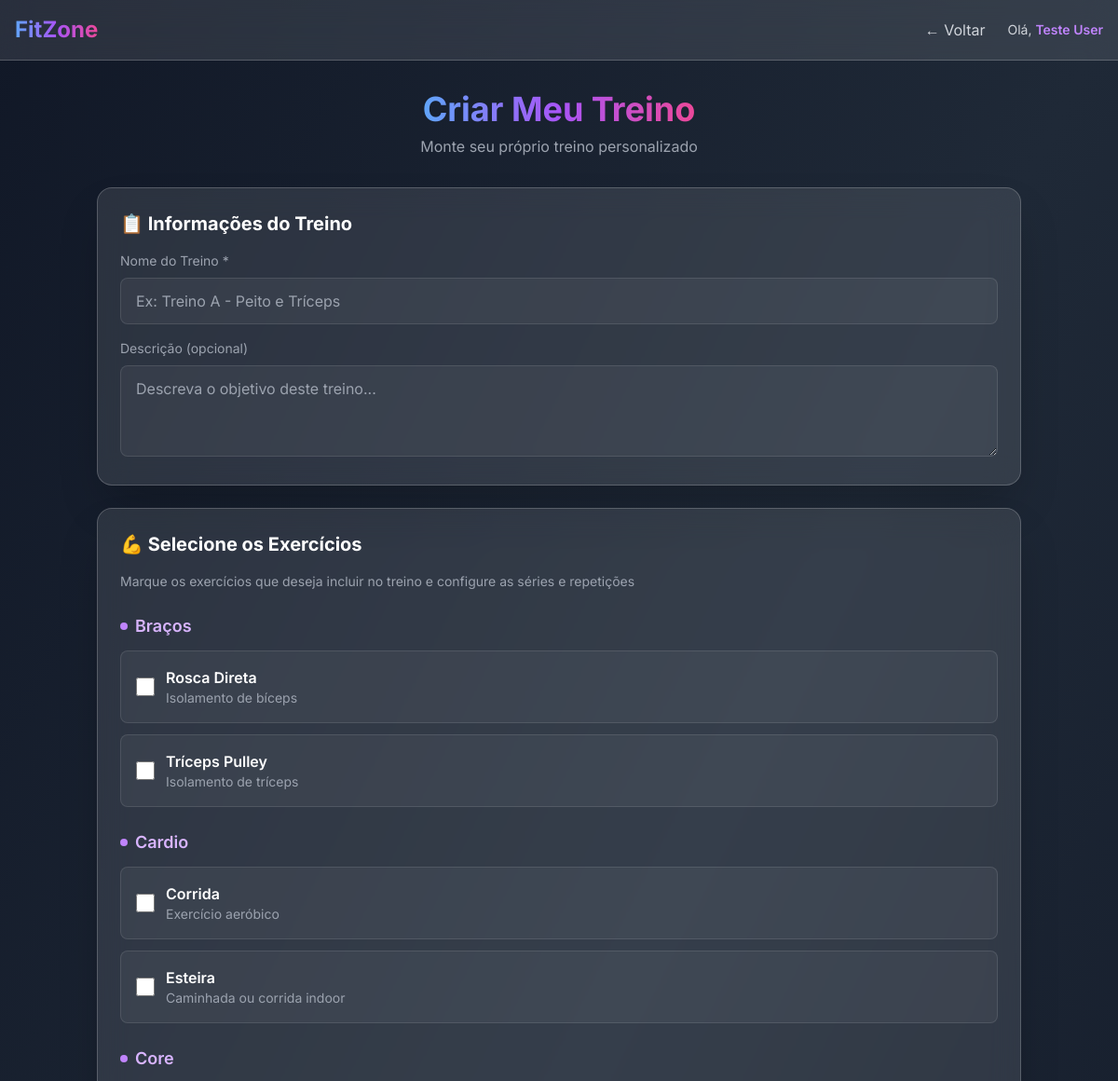
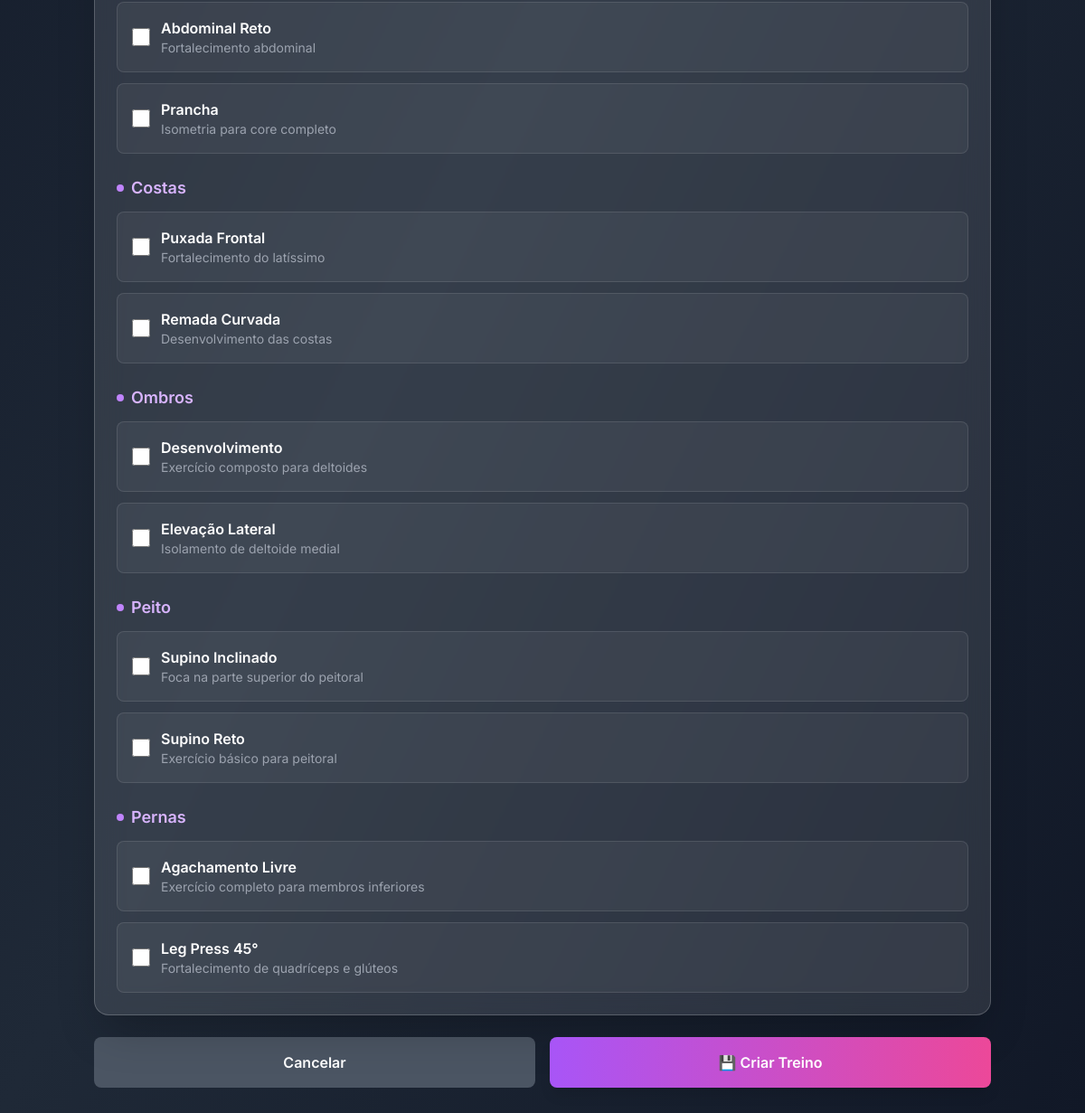
Page /app/criar-treino.php (signed in) on the committed database (2 pictures, top to bottom).
### tables this page shows
CREATE TABLE exercicios (
    id INTEGER PRIMARY KEY AUTOINCREMENT,
    nome TEXT NOT NULL UNIQUE,
    categoria TEXT CHECK(categoria IN ('Peito','Pernas','Cardio','Costas','Braços','Ombros','Core')),
    descricao TEXT,
    created_at TEXT DEFAULT CURRENT_TIMESTAMP
);

### app/db.php (called while the page is built, shortened)
<?php
class BancoDeDados {
    private $pdo;
    public function __construct() {
        $dbPath = __DIR__ . '/../data/fitzone.db';
        $dbDir = dirname($dbPath);
        $dbExists = file_exists($dbPath);
        $dsn = "sqlite:{$dbPath}";
        $this->pdo = new \PDO($dsn, null, null, [
            \PDO::ATTR_ERRMODE => \PDO::ERRMODE_EXCEPTION,
            \PDO::ATTR_DEFAULT_FETCH_MODE => \PDO::FETCH_ASSOC,
        ]);
    }
    public function consultar($sql, $params = []) {
        $stmt = $this->pdo->prepare($sql);
        $stmt->execute();
        return $stmt->fetchAll();
    }
}

### app/criar-treino.php (the view, shortened to what this page needs)
<?php
require_once __DIR__ . '/db.php';
$db = new BancoDeDados();
$exercicios = $db->consultar('SELECT * FROM exercicios ORDER BY categoria, nome');
$exercicios_por_categoria = [];
foreach ($exercicios as $ex) {
    $categoria = $ex['categoria'] ?? 'Outros';
    if (!isset($exercicios_por_categoria[$categoria])) {
        $exercicios_por_categoria[$categoria] = [];
    }
    $exercicios_por_categoria[$categoria][] = $ex;
}
?>
<!DOCTYPE html>
<html lang="pt-br">
<head>
    <script src="https://cdn.tailwindcss.com"></script>
</head>
<body class="bg-gradient-to-br from-gray-900 via-gray-800 to-gray-900 min-h-screen">
    <nav class="bg-white/10 backdrop-blur-lg border-b border-white/20">
        <div class="container mx-auto px-4 py-4 max-w-7xl">
            <div class="flex items-center justify-between">
                <a href="index.php" class="text-2xl font-bold">
                    <span class="bg-gradient-to-r from-blue-400 via-purple-500 to-pink-500 bg-clip-text text-transparent">
                    </span>
                </a>
                <div class="flex items-center gap-6">
                    <a href="area-cliente.php" class="text-gray-300 hover:text-white transition-colors">
                        ← Voltar
                    </a>
                    <span class="text-gray-300 text-sm">
                        Olá, <span class="text-purple-400 font-semibold"><?= htmlspecialchars($_SESSION['usuario_nome']) ?></span>
                    </span>
                </div>
            </div>
        </div>
    </nav>
    <div class="container mx-auto px-4 py-8 max-w-5xl">
        <div class="text-center mb-8">
            <h1 class="text-4xl font-bold text-white mb-2">
                <span class="bg-gradient-to-r from-blue-400 via-purple-500 to-pink-500 bg-clip-text text-transparent">
                </span>
            </h1>
            <p class="text-gray-400">Monte seu próprio treino personalizado</p>
        </div>
        <form method="POST" class="space-y-6">
            <div class="bg-white/10 backdrop-blur-lg rounded-2xl shadow-2xl p-6 border border-white/20">
                <h2 class="text-xl font-bold text-white mb-4">📋 Informações do Treino</h2>
                <div class="space-y-4">
                    <div>
                        <label class="text-gray-400 text-sm block mb-2">Nome do Treino *</label>
                        <input type="text"
                               name="nome"
                               required
                               class="w-full bg-white/5 border border-white/10 rounded-lg px-4 py-3 text-white focus:outline-none focus:border-purple-500"
                               placeholder="Ex: Treino A - Peito e Tríceps">
                    </div>
                    <div>
                        <label class="text-gray-400 text-sm block mb-2">Descrição (opcional)</label>
                        <textarea name="descricao"
                                  rows="3"
                                  class="w-full bg-white/5 border border-white/10 rounded-lg px-4 py-3 text-white focus:outline-none focus:border-purple-500"
                                  placeholder="Descreva o objetivo deste treino..."></textarea>
                    </div>
                </div>
            </div>
            <div class="bg-white/10 backdrop-blur-lg rounded-2xl shadow-2xl p-6 border border-white/20">
                <h2 class="text-xl font-bold text-white mb-4">💪 Selecione os Exercícios</h2>
                <p class="text-gray-400 text-sm mb-6">Marque os exercícios que deseja incluir no treino e configure as séries e repetições</p>
                <div class="space-y-6">
                    <?php foreach ($exercicios_por_categoria as $categoria => $exercicios_cat): ?>
                    <div>
                        <h3 class="text-lg font-semibold text-purple-300 mb-3 flex items-center gap-2">
                            <span class="w-2 h-2 bg-purple-400 rounded-full"></span>
                            <?= htmlspecialchars($categoria) ?>
                        </h3>
                        <div class="space-y-3">
                            <?php foreach ($exercicios_cat as $ex): ?>
                            <div class="bg-white/5 rounded-lg border border-white/10 overflow-hidden">
                                <label class="flex items-center p-4 cursor-pointer hover:bg-white/10 transition-all">
                                    <input type="checkbox"
                                           name="exercicios[]"
                                           value="<?= $ex['id'] ?>"
                                           class="exercicio-checkbox w-5 h-5 rounded text-purple-500 focus:ring-purple-500 focus:ring-offset-0 bg-white/10 border-white/20">
                                    <div class="ml-3 flex-grow">
                                        <div class="font-semibold text-white"><?= htmlspecialchars($ex['nome']) ?></div>
                                        <?php if ($ex['descricao']): ?>
                                        <div class="text-sm text-gray-400"><?= htmlspecialchars($ex['descricao']) ?></div>
                                        <?php endif; ?>
                                    </div>
                                </label>
                            </div>
                            <?php endforeach; ?>
                        </div>
                    </div>
                    <?php endforeach; ?>
                </div>
            </div>
            <div class="flex gap-4">
                <a href="area-cliente.php"
                   class="flex-1 bg-gray-600 hover:bg-gray-700 text-white font-semibold px-6 py-4 rounded-lg transition-all text-center">
                    Cancelar
                </a>
                <button type="submit"
                        name="criar_treino"
                        class="flex-1 bg-gradient-to-r from-purple-500 to-pink-500 hover:from-purple-600 hover:to-pink-600 text-white font-semibold px-6 py-4 rounded-lg transition-all duration-200 transform hover:scale-105 shadow-lg">
                    💾 Criar Treino
                </button>
            </div>
        </form>
    </div>
</body>
</html>

### app/criar-treino.php (style rules this page uses)
body { font-family: 'Inter', sans-serif; }

### rows in the picture
exercicios: nome "Rosca Direta", descricao "Isolamento de bíceps"
exercicios: nome "Tríceps Pulley", descricao "Isolamento de tríceps"
exercicios: nome "Corrida", descricao "Exercício aeróbico"
exercicios: nome "Esteira", descricao "Caminhada ou corrida indoor"
exercicios: nome "Abdominal Reto", descricao "Fortalecimento abdominal"
exercicios: nome "Prancha", descricao "Isometria para core completo"
exercicios: nome "Puxada Frontal", descricao "Fortalecimento do latíssimo"
exercicios: nome "Remada Curvada", descricao "Desenvolvimento das costas"
exercicios: nome "Desenvolvimento", descricao "Exercício composto para deltoides"
exercicios: nome "Elevação Lateral", descricao "Isolamento de deltoide medial"
exercicios: nome "Supino Inclinado", descricao "Foca na parte superior do peitoral"
exercicios: nome "Supino Reto", descricao "Exercício básico para peitoral"
exercicios: categoria "Pernas", nome "Leg Press 45°", descricao "Fortalecimento de quadríceps e glúteos"
exercicios: nome "Agachamento Livre", descricao "Exercício completo para membros inferiores"

### other values in the picture
$_SESSION['usuario_nome'] "Teste User"
$categoria "Braços"
$categoria "Cardio"
$categoria "Core"
$categoria "Costas"
$categoria "Ombros"
$categoria "Peito"
